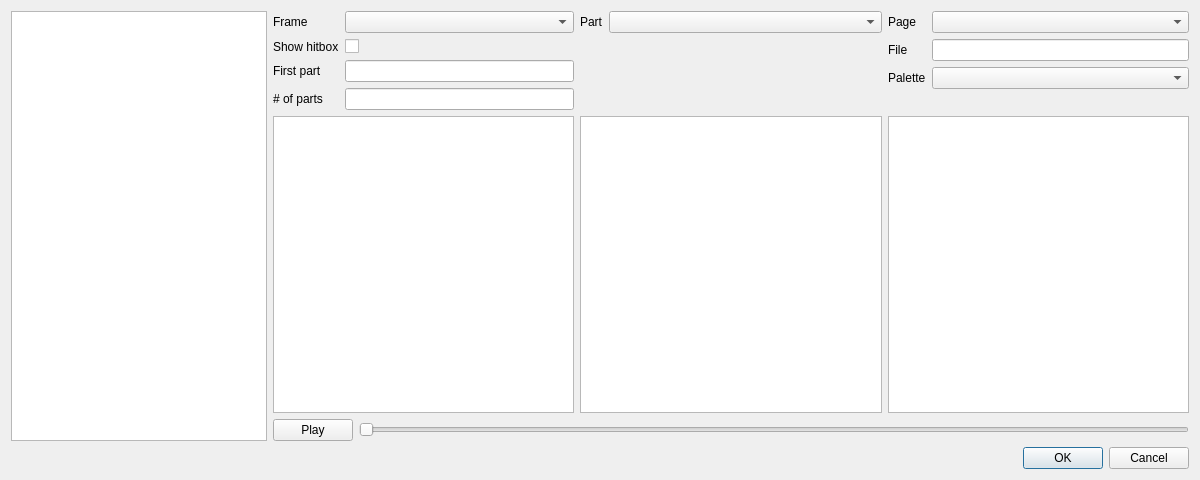
<?xml version="1.0" encoding="UTF-8"?>
<ui version="4.0">
 <class>AnimationEditor</class>
 <widget class="QDialog" name="AnimationEditor">
  <property name="geometry">
   <rect>
    <x>0</x>
    <y>0</y>
    <width>1200</width>
    <height>480</height>
   </rect>
  </property>
  <property name="windowTitle">
   <string>Animation Editor</string>
  </property>
  <layout class="QVBoxLayout" name="verticalLayout">
   <item>
    <layout class="QHBoxLayout" name="horizontalLayout_4">
     <item>
      <widget class="QListWidget" name="enemy_list">
       <property name="sizePolicy">
        <sizepolicy hsizetype="Maximum" vsizetype="Expanding">
         <horstretch>0</horstretch>
         <verstretch>0</verstretch>
        </sizepolicy>
       </property>
      </widget>
     </item>
     <item>
      <layout class="QVBoxLayout" name="verticalLayout_2">
       <item>
        <layout class="QVBoxLayout" name="verticalLayout_3">
         <item>
          <layout class="QVBoxLayout" name="verticalLayout_9">
           <item>
            <layout class="QHBoxLayout" name="horizontalLayout_3" stretch="1,1,1">
             <item>
              <layout class="QFormLayout" name="formLayout_3">
               <property name="fieldGrowthPolicy">
                <enum>QFormLayout::AllNonFixedFieldsGrow</enum>
               </property>
               <item row="0" column="0">
                <widget class="QLabel" name="label_6">
                 <property name="text">
                  <string>Frame</string>
                 </property>
                </widget>
               </item>
               <item row="0" column="1">
                <widget class="QComboBox" name="frame_index"/>
               </item>
               <item row="1" column="0">
                <widget class="QLabel" name="label_5">
                 <property name="text">
                  <string>Show hitbox</string>
                 </property>
                </widget>
               </item>
               <item row="1" column="1">
                <widget class="QCheckBox" name="show_hitbox">
                 <property name="text">
                  <string/>
                 </property>
                </widget>
               </item>
               <item row="2" column="0">
                <widget class="QLabel" name="label_9">
                 <property name="text">
                  <string>First part</string>
                 </property>
                </widget>
               </item>
               <item row="2" column="1">
                <widget class="QLineEdit" name="frame_first_part"/>
               </item>
               <item row="3" column="0">
                <widget class="QLabel" name="label_10">
                 <property name="text">
                  <string># of parts</string>
                 </property>
                </widget>
               </item>
               <item row="3" column="1">
                <widget class="QLineEdit" name="frame_number_of_parts"/>
               </item>
              </layout>
             </item>
             <item>
              <layout class="QFormLayout" name="formLayout_2">
               <property name="fieldGrowthPolicy">
                <enum>QFormLayout::AllNonFixedFieldsGrow</enum>
               </property>
               <item row="0" column="0">
                <widget class="QLabel" name="label_4">
                 <property name="text">
                  <string>Part</string>
                 </property>
                </widget>
               </item>
               <item row="0" column="1">
                <widget class="QComboBox" name="part_index"/>
               </item>
              </layout>
             </item>
             <item>
              <layout class="QFormLayout" name="formLayout">
               <item row="0" column="1">
                <widget class="QComboBox" name="gfx_page_index"/>
               </item>
               <item row="0" column="0">
                <widget class="QLabel" name="label">
                 <property name="text">
                  <string>Page</string>
                 </property>
                </widget>
               </item>
               <item row="1" column="1">
                <widget class="QLineEdit" name="gfx_file_name"/>
               </item>
               <item row="1" column="0">
                <widget class="QLabel" name="label_2">
                 <property name="text">
                  <string>File</string>
                 </property>
                </widget>
               </item>
               <item row="2" column="1">
                <widget class="QComboBox" name="palette_index"/>
               </item>
               <item row="2" column="0">
                <widget class="QLabel" name="label_7">
                 <property name="text">
                  <string>Palette</string>
                 </property>
                </widget>
               </item>
              </layout>
             </item>
            </layout>
           </item>
           <item>
            <layout class="QHBoxLayout" name="horizontalLayout_5" stretch="1,1,1">
             <item>
              <widget class="QGraphicsView" name="frame_graphics_view"/>
             </item>
             <item>
              <widget class="QGraphicsView" name="part_graphics_view"/>
             </item>
             <item>
              <widget class="QGraphicsView" name="gfx_file_graphics_view"/>
             </item>
            </layout>
           </item>
          </layout>
         </item>
        </layout>
       </item>
       <item>
        <layout class="QHBoxLayout" name="horizontalLayout">
         <item>
          <widget class="QPushButton" name="toggle_paused_button">
           <property name="text">
            <string>Play</string>
           </property>
          </widget>
         </item>
         <item>
          <widget class="QSlider" name="seek_slider">
           <property name="orientation">
            <enum>Qt::Horizontal</enum>
           </property>
          </widget>
         </item>
        </layout>
       </item>
      </layout>
     </item>
    </layout>
   </item>
   <item>
    <widget class="QDialogButtonBox" name="buttonBox">
     <property name="orientation">
      <enum>Qt::Horizontal</enum>
     </property>
     <property name="standardButtons">
      <set>QDialogButtonBox::Cancel|QDialogButtonBox::Ok</set>
     </property>
    </widget>
   </item>
  </layout>
 </widget>
 <resources/>
 <connections>
  <connection>
   <sender>buttonBox</sender>
   <signal>accepted()</signal>
   <receiver>AnimationEditor</receiver>
   <slot>accept()</slot>
   <hints>
    <hint type="sourcelabel">
     <x>248</x>
     <y>254</y>
    </hint>
    <hint type="destinationlabel">
     <x>157</x>
     <y>274</y>
    </hint>
   </hints>
  </connection>
  <connection>
   <sender>buttonBox</sender>
   <signal>rejected()</signal>
   <receiver>AnimationEditor</receiver>
   <slot>reject()</slot>
   <hints>
    <hint type="sourcelabel">
     <x>316</x>
     <y>260</y>
    </hint>
    <hint type="destinationlabel">
     <x>286</x>
     <y>274</y>
    </hint>
   </hints>
  </connection>
 </connections>
</ui>
